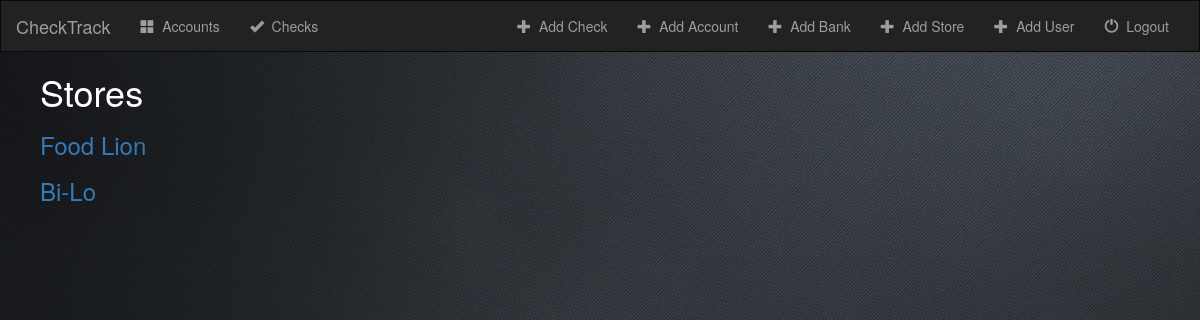
/check/stores/, run on an earlier commit of the app's database.
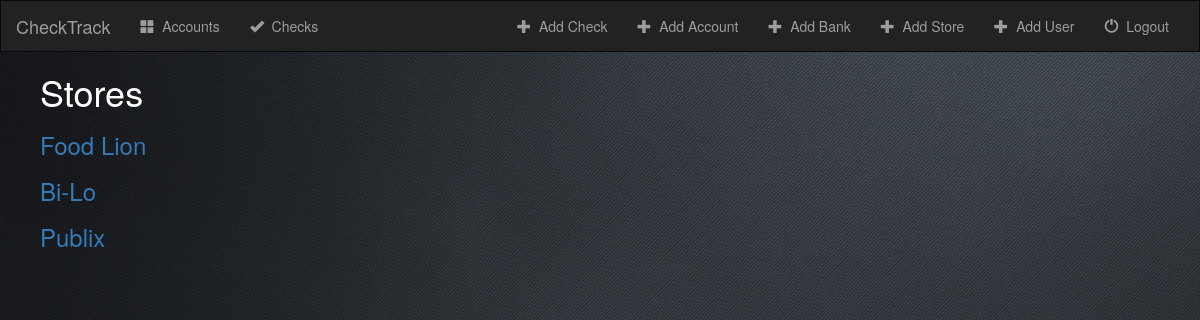
And on a later commit of the database.
### check/models.py (models this page shows, shortened)
class Store(models.Model):
    client = models.ForeignKey('Client', on_delete=models.CASCADE)
    store_name = models.CharField(max_length=50)

### check/views.py (the view)
# urls.py: url(r'stores/$', views.StoreIndexView.as_view(), name='storeindex'),
class StoreIndexView(generic.ListView):
    template_name = 'check/store.html'
    context_object_name = 'all_stores'
    def get_queryset(self):
        return Store.objects.all()

### check/templates/check/store.html
{% extends 'check/base.html' %}
{% block body %}
        <ul>
            <h1>Stores</h1>
            {% for store in all_stores %}
            <h3><a href="{% url 'check:storedetail' store.id %}">{{ store.store_name }}</a></h3>
            {% endfor %}
        </ul>
{% endblock %}

What changed in the data, as far as the page shows it:
added Store: store_name "Publix"
